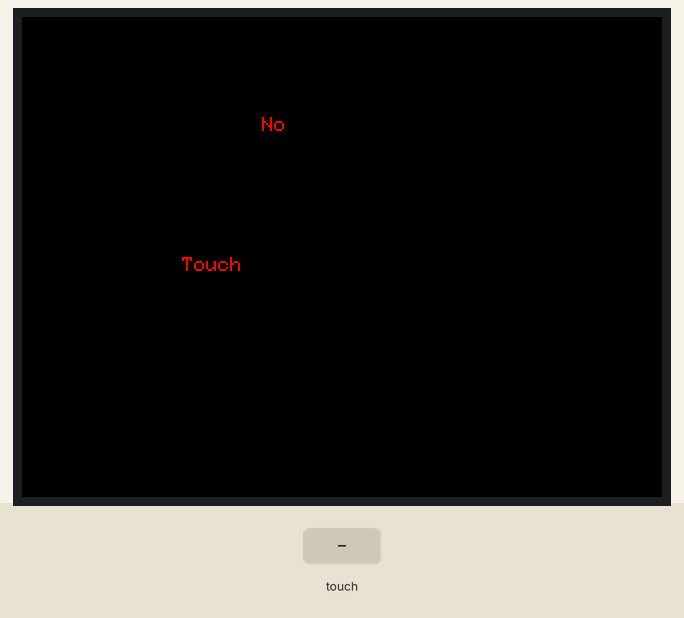
A sketch run on a simulated Teensy 4. Shown: 320×240 colour display. Inputs (shaded band) come from the test bench. What the sketch prints to the serial monitor is not drawn.

Above: at 1.4 s.
1.5 s: touch panel pressed at 13 % / 10 % of its raw x / y range
At 1.68 s:
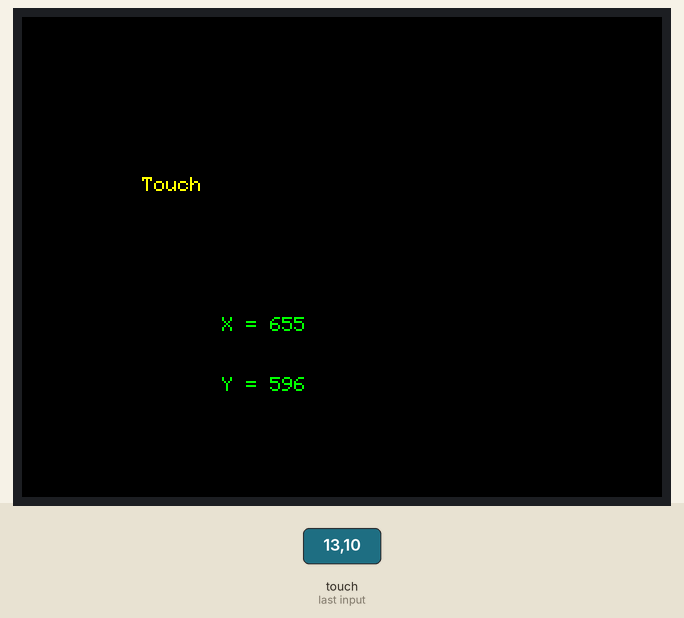
3.2 s: touch panel pressed at 38 % / 10 % of its raw x / y range
Timing chart, 0 to 6.2 s (numbered marks = the images above; inputs shaded):
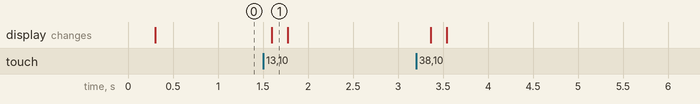

The sketch:

ILI9341_touch_test.ino
```cpp
#include <ILI9341_t3.h>
//#include <font_Arial.h> // from ILI9341_t3
#include <XPT2046_Touchscreen.h>
#include <SPI.h>
//"C:\Users\tom_h\projects\libraries\ThingPulse_XPT2046_Touch\examples\ILI9341Test\ILI9341Test.ino"
#define TFT_DC    27
#define TFT_CS    33
#define TFT_MOSI  23
#define TFT_MISO  19
#define TFT_SCK   18
#define TFT_RST   32

#define TOUCH_CS  25

#define CS_PIN  8
#define TFT_DC  9
#define TFT_CS 10
// MOSI=11, MISO=12, SCK=13

XPT2046_Touchscreen ts(TOUCH_CS);
#define TIRQ_PIN  2
//XPT2046_Touchscreen ts(CS_PIN);  // Param 2 - NULL - No interrupts
//XPT2046_Touchscreen ts(CS_PIN, 255);  // Param 2 - 255 - No interrupts
//XPT2046_Touchscreen ts(CS_PIN, TIRQ_PIN);  // Param 2 - Touch IRQ Pin - interrupt enabled polling

ILI9341_t3 tft = ILI9341_t3(TFT_CS, TFT_DC);

void setup() {
  Serial.begin(38400);
  tft.begin();
  tft.setRotation(1);
  tft.fillScreen(ILI9341_BLACK);
  ts.begin();
  ts.setRotation(1);
  while (!Serial && (millis() <= 1000));
}

boolean wastouched = true;

void loop() {
  boolean istouched = ts.touched();
  if (istouched) {
    TS_Point p = ts.getPoint();
    if (!wastouched) {
      tft.fillScreen(ILI9341_BLACK);
      tft.setTextColor(ILI9341_YELLOW);
      //tft.setFont(Arial_60);
      tft.setCursor(60, 80);
      tft.print("Touch");
    }
    tft.fillRect(100, 150, 140, 60, ILI9341_BLACK);
    tft.setTextColor(ILI9341_GREEN);
    //tft.setFont(Arial_24);
    tft.setCursor(100, 150);
    tft.print("X = ");
    tft.print(p.x);
    tft.setCursor(100, 180);
    tft.print("Y = ");
    tft.print(p.y);
    Serial.print(", x = ");
    Serial.print(p.x);
    Serial.print(", y = ");
    Serial.println(p.y);
  } else {
    if (wastouched) {
      tft.fillScreen(ILI9341_BLACK);
      tft.setTextColor(ILI9341_RED);
      //tft.setFont(Arial_48);
      tft.setCursor(120, 50);
      tft.print("No");
      tft.setCursor(80, 120);
      tft.print("Touch");
    }
    Serial.println("no touch");
  }
  wastouched = istouched;
  delay(100);
}
```

Measured:
- after the input at 1.5 s, the display: changes after 0.09 s (image 1)
